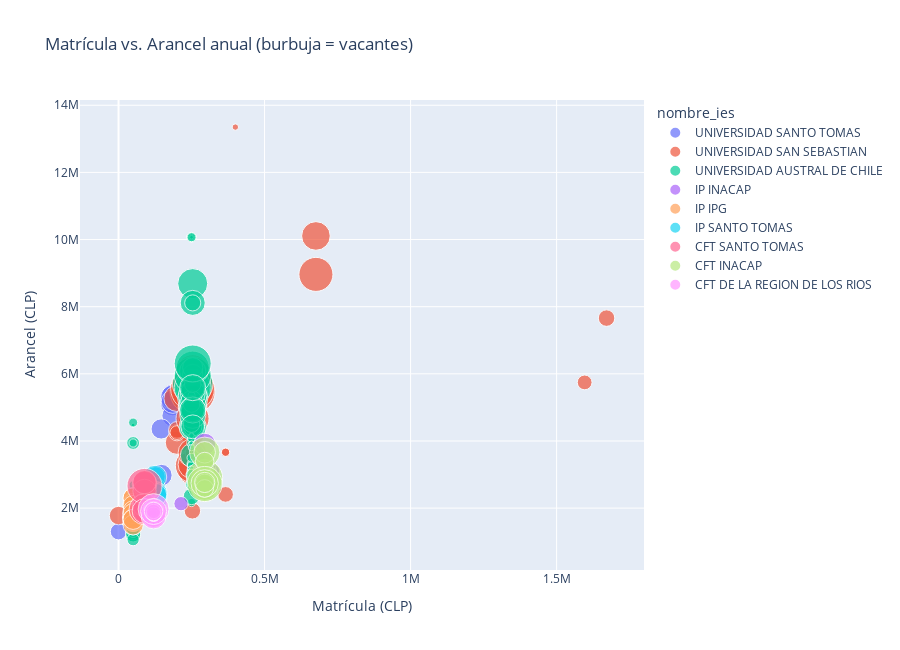

This figure's notebook cell:
### Markdown cell above
## 3. Matrícula vs. arancel — tamaño según vacantes
Analizamos cómo se posicionan los programas en términos de costos de matrícula y arancel anual, ponderando la magnitud de vacantes ofertadas.

### Code cell
fig_scatter = px.scatter(
    los_rios,
    x='matricula_anual',
    y='arancel_anual',
    color='nombre_ies',
    size='total_vacantes',
    hover_name='nombre_carrera',
    title='Matrícula vs. Arancel anual (burbuja = vacantes)',
    labels={'matricula_anual': 'Matrícula (CLP)', 'arancel_anual': 'Arancel (CLP)'},
    height=650,
    size_max=32
)
fig_scatter

### Figure 1 — Plotly figure (JSON) as saved in the notebook; plotly's stock layout.template omitted (floating-point values rounded to 4 significant figures; data arrays with more than 128 entries replaced by an {"elided": "..."} marker saying what was removed)
{"data": [{"hovertemplate": "<b>%{hovertext}</b><br><br>nombre_ies=UNIVERSIDAD SANTO TOMAS<br>Matrícula (CLP)=%{x}<br>Arancel (CLP)=%{y}<br>total_vacantes=%{marker.size}<extra></extra>", "hovertext": ["ENFERMERIA", "KINESIOLOGIA", "TECNOLOGIA MEDICA", "PROGRAMA DE LICENCIATURA DE TRABAJO SOCIAL", "TERAPIA OCUPACIONAL", "PSICOLOGIA", "PSICOLOGIA", "DIPLOMADO EN SALUD INTEGRAL EN ADOLESCENTES", "DERECHO"], "legendgroup": "UNIVERSIDAD SANTO TOMAS", "marker": {"color": "#636efa", "size": [45, 35, 35, 35, 35, 45, 30, 20, 40], "sizemode": "area", "sizeref": 0.1465, "symbol": "circle"}, "mode": "markers", "name": "UNIVERSIDAD SANTO TOMAS", "orientation": "v", "showlegend": true, "type": "scatter", "x": [186000, 186000, 186000, 146000, 186000, 186000, 146000, 0, 186000], "xaxis": "x", "y": [5117000.0, 5244000.0, 5369000.0, 2980000.0, 4749000.0, 5297000.0, 4358000.0, 1300000.0, 5171000.0], "yaxis": "y"}, {"hovertemplate": "<b>%{hovertext}</b><br><br>nombre_ies=UNIVERSIDAD SAN SEBASTIAN<br>Matrícula (CLP)=%{x}<br>Arancel (CLP)=%{y}<br>total_vacantes=%{marker.size}<extra></extra>", "hovertext": ["KINESIOLOGIA", "OBSTETRICIA", "LICENCIATURA EN TRABAJO SOCIAL", "PROGRAMA DE FORMACION PEDAGOGICA PARA LICENCIADOS Y/O PROFESIONALES", "ENFERMERIA", "INGENIERIA EN ADMINISTRACION DE EMPRESAS", "ODONTOLOGIA", "INGENIERIA COMERCIAL", "INGENIERIA COMERCIAL", "DIPLOMADO EN KINESIOLOGIA CARDIORRESPIRATORIA", "PEDAGOGIA EN EDUCACION DIFERENCIAL - PLAN DE PROSECUCION DE ESTUDIOS", "MAGISTER EN DIRECCION GENERAL DE EMPRESAS (MBA)", "MAGISTER EN DIRECCION GENERAL DE EMPRESAS (MBA EXECUTIVE)", "MAGISTER EN EDUCACION UNIVERSITARIA PARA CIENCIAS DE LA SALUD", "NUTRICION Y DIETETICA", "POSTITULO EN PSICOLOGIA JURIDICA EN EL PROCEDIMIENTO DE FAMILIA Y DERECHOS DE LA INFANCIA", "QUIMICA Y FARMACIA", "INGENIERIA CIVIL INFORMATICA", "PSICOLOGIA", "PSICOLOGIA", "LICENCIATURA EN EDUCACION", "MAGISTER EN DIRECCION Y GESTION ESTRATEGICA EN SALUD", "MAGISTER DIRECCION Y GESTION ESTRATEGICA EN SALUD", "FONOAUDIOLOGIA", "DERECHO", "DIPLOMADO EN VINCULACION CON EL MEDIO, TERRITORIO E INNOVACION", "ARQUITECTURA", "MAGISTER EN GESTION DE PERSONAS Y EFECTIVIDAD ORGANIZACIONAL", "INGENIERIA CIVIL INDUSTRIAL", "EDUCACION PARVULARIA, PLAN PROSECUCION DE ESTUDIOS", "ADMINISTRACION PUBLICA", "MAGISTER CLINICO EN AUDIOLOGIA Y EQUILIBRIO", "TERAPIA OCUPACIONAL", "MAGISTER EN DIRECCION PUBLICA Y GOBIERNO", "DOCTORADO EN PSICOLOGIA Y SALUD MENTAL", "DOCTORADO EN FISICA TEORICA", "POSTITULO DE ESPECIALIZACION EN MEDICINA DEL TRABAJO Y DEL AMBIENTE", "MAGISTER EN GESTION DE PERSONAS Y DESARROLLO ORGANIZACIONAL", "PROGRAMA DE FORMACION PEDAGOGICA PARA LICENCIADOS Y/O PROFESIONALES EN EL AREA DE MATEMATICA", "TRABAJO SOCIAL", "BACHILLERATO EN CIENCIAS DE LA SALUD", "MEDICINA", "TECNOLOGIA MEDICA"], "legendgroup": "UNIVERSIDAD SAN SEBASTIAN", "marker": {"color": "#EF553B", "size": [80, 80, 60, 10, 110, 30, 85, 120, 20, 14, 85, 20, 16, 18, 60, 50, 50, 60, 150, 45, 5, 50, 40, 60, 140, 25, 50, 20, 60, 60, 15, 1, 60, 20, 5, 5, 3, 14, 20, 60, 80, 60, 60], "sizemode": "area", "sizeref": 0.1465, "symbol": "circle"}, "mode": "markers", "name": "UNIVERSIDAD SAN SEBASTIAN", "orientation": "v", "showlegend": true, "type": "scatter", "x": [253400, 253400, 252900, 138000, 253400, 252900, 675900, 253400, 252900, 83800, 252900, 1671000, 1596000, 366500, 253400, 68400, 253400, 253400, 253400, 252900, 138000, 200000, 200000, 253400, 253400, 0, 253400, 200000, 253400, 252900, 252900, 261800, 253400, 200000, 366500, 366500, 400000, 200000, 252900, 252900, 253400, 675900, 253400], "xaxis": "x", "y": [6075000.0, 5467000.0, 3119000.0, 2685000.0, 5467000.0, 3680000.0, 8962000.0, 5505000.0, 4100000.0, 1781000.0, 3268000.0, 7660000.0, 5745000.0, 2409000.0, 4662000.0, 1952000.0, 5290000.0, 5299000.0, 5469000.0, 4233000.0, 2674000.0, 5267000.0, 3950000.0, 5001000.0, 5550000.0, 1778000.0, 5299000.0, 4250000.0, 5993000.0, 3299000.0, 3645000.0, 2879000.0, 5014000.0, 4333000.0, 3664000.0, 3664000.0, 13350000.0, 4250000.0, 1920000.0, 3645000.0, 4665000.0, 10110000.0, 5457000.0], "yaxis": "y"}, {"hovertemplate": "<b>%{hovertext}</b><br><br>nombre_ies=UNIVERSIDAD AUSTRAL DE CHILE<br>Matrícula (CLP)=%{x}<br>Arancel (CLP)=%{y}<br>total_vacantes=%{marker.size}<extra></extra>", "hovertext": {"elided": "156 str values"}, "legendgroup": "UNIVERSIDAD AUSTRAL DE CHILE", "marker": {"color": "#00cc96", "size": {"elided": "156 int values"}, "sizemode": "area", "sizeref": 0.1465, "symbol": "circle"}, "mode": "markers", "name": "UNIVERSIDAD AUSTRAL DE CHILE", "orientation": "v", "showlegend": true, "type": "scatter", "x": {"elided": "156 int values"}, "xaxis": "x", "y": {"elided": "156 float values"}, "yaxis": "y"}, {"hovertemplate": "<b>%{hovertext}</b><br><br>nombre_ies=IP INACAP<br>Matrícula (CLP)=%{x}<br>Arancel (CLP)=%{y}<br>total_vacantes=%{marker.size}<extra></extra>", "hovertext": ["INGENIERIA EN CONSTRUCCION", "INGENIERIA AGRICOLA", "CONSTRUCCION CIVIL", "CONSTRUCCION CIVIL", "INGENIERIA EN MANTENIMIENTO INDUSTRIAL", "DISEÑO DE MODA PROFESIONAL", "INGENIERIA ELECTRICA", "INGENIERIA ELECTRICA", "INGENIERIA EN ADMINISTRACION DE EMPRESAS", "INGENIERIA EN ADMINISTRACION DE EMPRESAS", "INGENIERIA EN AUTOMATIZACION Y ROBOTICA", "INGENIERIA EN INFORMATICA", "PLAN ESPECIAL TITULACION INGENIERIA EN INFORMATICA", "INGENIERIA EN MECANICA Y ELECTROMOVILIDAD AUTOMOTRIZ", "ADMINISTRACION GASTRONOMICA", "DISEÑO DIGITAL PROFESIONAL", "INGENIERIA EN MECATRONICA", "INGENIERIA EN MEDIOAMBIENTE Y SUSTENTABILIDAD", "INGENIERIA EN TELECOMUNICACIONES Y SERVICIOS DIGITALES"], "legendgroup": "IP INACAP", "marker": {"color": "#ab63fa", "size": [15, 40, 35, 30, 25, 15, 30, 25, 35, 25, 25, 34, 15, 40, 35, 20, 25, 20, 15], "sizemode": "area", "sizeref": 0.1465, "symbol": "circle"}, "mode": "markers", "name": "IP INACAP", "orientation": "v", "showlegend": true, "type": "scatter", "x": [214000, 295000, 295000, 295000, 295000, 295000, 295000, 295000, 295000, 295000, 295000, 295000, 322000, 295000, 295000, 295000, 295000, 295000, 295000], "xaxis": "x", "y": [2132000.0, 2899000.0, 3013000.0, 3013000.0, 3160000.0, 3388000.0, 3119000.0, 3119000.0, 2877000.0, 2877000.0, 3116000.0, 3039000.0, 3100000.0, 3101000.0, 3905000.0, 3135000.0, 3162000.0, 3085000.0, 3153000.0], "yaxis": "y"}, {"hovertemplate": "<b>%{hovertext}</b><br><br>nombre_ies=IP IPG<br>Matrícula (CLP)=%{x}<br>Arancel (CLP)=%{y}<br>total_vacantes=%{marker.size}<extra></extra>", "hovertext": ["TECNICO DE NIVEL SUPERIOR EN PREVENCION DE RIESGOS", "CONSTRUCCION CIVIL (PLAN CONTINUIDAD)", "TECNICO EN ENFERMERIA DE NIVEL SUPERIOR", "TECNICO DE NIVEL SUPERIOR EN TRABAJO SOCIAL", "INGENIERIA EN ADMINISTRACION DE EMPRESAS NIVEL PROFESIONAL PLAN CONTINUIDAD", "INGENIERIA EN ADMINISTRACION DE EMPRESAS PROFESIONAL", "TECNICO DE NIVEL SUPERIOR EN EDUCACION PARVULARIA", "TECNICO DE NIVEL SUPERIOR EN EDUCACION DIFERENCIAL", "TECNICO DE NIVEL SUPERIOR EN PREVENCION DE RIESGOS", "CONSTRUCCION CIVIL (PLAN CONTINUIDAD)", "TECNICO EN ENFERMERIA DE NIVEL SUPERIOR", "TECNICO EN ENFERMERIA DE NIVEL SUPERIOR", "INGENIERIA EN INFORMATICA", "TECNICO DE NIVEL SUPERIOR EN TRABAJO SOCIAL", "TECNICO DE NIVEL SUPERIOR EN TRABAJO SOCIAL", "TECNICO DE NIVEL SUPERIOR EN EDUCACION BASICA", "INGENIERIA EN ADMINISTRACION DE EMPRESAS PLAN CONTINUIDAD", "INGENIERIA EN ADMINISTRACION DE EMPRESAS PROFESIONAL", "TECNICO DE NIVEL SUPERIOR EN EDUCACION PARVULARIA", "TECNICO DE NIVEL SUPERIOR EN EDUCACION PARVULARIA", "TECNICO DE NIVEL SUPERIOR EN EDUCACION DIFERENCIAL"], "legendgroup": "IP IPG", "marker": {"color": "#FFA15A", "size": [30, 30, 30, 30, 30, 30, 30, 30, 30, 30, 30, 30, 30, 30, 25, 30, 30, 30, 30, 30, 30], "sizemode": "area", "sizeref": 0.1465, "symbol": "circle"}, "mode": "markers", "name": "IP IPG", "orientation": "v", "showlegend": true, "type": "scatter", "x": [50000, 50000, 50000, 50000, 50000, 50000, 50000, 50000, 50000, 50000, 50000, 50000, 50000, 50000, 50000, 50000, 50000, 50000, 50000, 50000, 50000], "xaxis": "x", "y": [1667000.0, 1600000.0, 2300000.0, 1725000.0, 1840000.0, 1840000.0, 1725000.0, 1725000.0, 1737000.0, 1751000.0, 2139000.0, 2300000.0, 2074000.0, 1610000.0, 1610000.0, 1725000.0, 1917000.0, 1840000.0, 1667000.0, 1500000.0, 1667000.0], "yaxis": "y"}, {"hovertemplate": "<b>%{hovertext}</b><br><br>nombre_ies=IP SANTO TOMAS<br>Matrícula (CLP)=%{x}<br>Arancel (CLP)=%{y}<br>total_vacantes=%{marker.size}<extra></extra>", "hovertext": ["TECNICO EN DISEÑO DE VIDEOJUEGOS", "INGENIERIA EN ADMINISTRACION DE EMPRESAS", "INGENIERIA EN ADMINISTRACION DE EMPRESAS", "ADMINISTRACION PUBLICA", "DISEÑO GRAFICO", "SERVICIO SOCIAL", "SERVICIO SOCIAL", "SERVICIO SOCIAL", "SERVICIO SOCIAL", "INGENIERIA EN INFORMATICA", "INGENIERIA EN INFORMATICA"], "legendgroup": "IP SANTO TOMAS", "marker": {"color": "#19d3f3", "size": [30, 40, 5, 35, 40, 45, 1, 45, 1, 40, 1], "sizemode": "area", "sizeref": 0.1465, "symbol": "circle"}, "mode": "markers", "name": "IP SANTO TOMAS", "orientation": "v", "showlegend": true, "type": "scatter", "x": [125000, 125000, 125000, 125000, 125000, 125000, 125000, 125000, 125000, 125000, 125000], "xaxis": "x", "y": [2934000.0, 2246000.0, 2246000.0, 2580000.0, 2927000.0, 2403000.0, 2403000.0, 2427000.0, 2427000.0, 2395000.0, 2395000.0], "yaxis": "y"}, {"hovertemplate": "<b>%{hovertext}</b><br><br>nombre_ies=CFT SANTO TOMAS<br>Matrícula (CLP)=%{x}<br>Arancel (CLP)=%{y}<br>total_vacantes=%{marker.size}<extra></extra>", "hovertext": ["TECNICO JURIDICO", "PREPARADOR FISICO", "TECNICO EN LABORATORIO CLINICO BANCO DE SANGRE E IMAGENOLOGIA", "TECNICO EN ENFERMERIA GINECO-OBSTETRICA Y NEONATAL", "TECNICO EN ADMINISTRACION", "TECNICO EN ENFERMERIA Y PROCEDIMIENTOS DE APOYO A LA REHABILITACION", "TECNICO EN FARMACIA", "LABORATORISTA DENTAL", "TECNICO EN EDUCACION PARVULARIA 1° Y 2° BASICO", "TECNICO EN ENFERMERIA", "TECNICO EN EDUCACION ESPECIAL"], "legendgroup": "CFT SANTO TOMAS", "marker": {"color": "#FF6692", "size": [30, 45, 40, 45, 40, 40, 40, 40, 70, 90, 45], "sizemode": "area", "sizeref": 0.1465, "symbol": "circle"}, "mode": "markers", "name": "CFT SANTO TOMAS", "orientation": "v", "showlegend": true, "type": "scatter", "x": [89000, 89000, 89000, 89000, 89000, 89000, 89000, 89000, 89000, 89000, 89000], "xaxis": "x", "y": [1857000.0, 2099000.0, 2738000.0, 2718000.0, 2093000.0, 2756000.0, 2512000.0, 2775000.0, 1965000.0, 2660000.0, 1913000.0], "yaxis": "y"}, {"hovertemplate": "<b>%{hovertext}</b><br><br>nombre_ies=CFT INACAP<br>Matrícula (CLP)=%{x}<br>Arancel (CLP)=%{y}<br>total_vacantes=%{marker.size}<extra></extra>", "hovertext": ["TECNICO EN FARMACIA", "TECNICO EN CONSTRUCCION", "TECNICO EN CONSTRUCCION", "TECNICO EN ELECTRICIDAD INDUSTRIAL", "TECNICO EN ELECTRICIDAD INDUSTRIAL", "ADMINISTRACION DE EMPRESAS", "ADMINISTRACION DE EMPRESAS", "HOTELERIA Y SERVICIOS", "TECNICO EN AUTOMATIZACION Y ROBOTICA", "TECNICO EN MECANICA Y ELECTROMOVILIDAD AUTOMOTRIZ", "TECNICO EN MECANICA Y ELECTROMOVILIDAD AUTOMOTRIZ", "GASTRONOMIA", "GASTRONOMIA", "TECNICO AGRICOLA", "TECNICO EN MECATRONICA", "TECNICO EN MEDIOAMBIENTE Y SUSTENTABILIDAD", "TECNICO EN TOPOGRAFIA Y GEOMATICA", "DISEÑO DIGITAL Y WEB", "TECNICO EN MANTENIMIENTO INDUSTRIAL", "TECNICO EN PREVENCION DE RIESGOS Y GESTION DE EMERGENCIA", "GESTION TURISTICA", "PRODUCCION DE MODA Y TECNOLOGIA", "TECNICO EN ENFERMERIA", "ANALISTA PROGRAMADOR", "ANALISTA PROGRAMADOR", "CONTABILIDAD GENERAL", "TECNICO EN LOGISTICA"], "legendgroup": "CFT INACAP", "marker": {"color": "#B6E880", "size": [38, 25, 30, 50, 30, 55, 45, 33, 15, 95, 30, 68, 34, 35, 15, 10, 25, 20, 15, 35, 35, 25, 90, 55, 25, 23, 30], "sizemode": "area", "sizeref": 0.1465, "symbol": "circle"}, "mode": "markers", "name": "CFT INACAP", "orientation": "v", "showlegend": true, "type": "scatter", "x": [295000, 295000, 295000, 295000, 295000, 295000, 295000, 295000, 295000, 295000, 295000, 295000, 295000, 295000, 295000, 295000, 295000, 295000, 295000, 295000, 295000, 295000, 295000, 295000, 295000, 295000, 295000], "xaxis": "x", "y": [2637000.0, 2762000.0, 2762000.0, 2938000.0, 2938000.0, 2601000.0, 2601000.0, 2898000.0, 2842000.0, 2902000.0, 2902000.0, 3663000.0, 3663000.0, 2780000.0, 2929000.0, 2855000.0, 2706000.0, 2809000.0, 2927000.0, 2719000.0, 2705000.0, 3388000.0, 2719000.0, 2738000.0, 2738000.0, 2585000.0, 2765000.0], "yaxis": "y"}, {"hovertemplate": "<b>%{hovertext}</b><br><br>nombre_ies=CFT DE LA REGION DE LOS RIOS<br>Matrícula (CLP)=%{x}<br>Arancel (CLP)=%{y}<br>total_vacantes=%{marker.size}<extra></extra>", "hovertext": ["TECNICO DE NIVEL SUPERIOR EN COMUNICACION AUDIOVISUAL", "TECNICO DE NIVEL SUPERIOR EN INFORMATICA Y DATA SCIENCE", "TECNICO DE NIVEL SUPERIOR EN INFORMATICA Y DATA SCIENCE", "TECNICO DE NIVEL SUPERIOR EN REFRIGERACION Y CLIMATIZACION", "TECNICO DE NIVEL SUPERIOR EN ADMINISTRACION PUBLICA PRIVADA", "TECNICO DE NIVEL SUPERIOR EN ADMINISTRACION PUBLICA PRIVADA", "TECNICO DE NIVEL SUPERIOR EN PODOLOGIA CLINICA", "TECNICO DE NIVEL SUPERIOR EN PODOLOGIA CLINICA", "TECNICO DE NIVEL SUPERIOR EN AGROINDUSTRIA E INNOVACION ALIMENTARIA", "TECNICO DE NIVEL SUPERIOR EN AGROINDUSTRIA E INNOVACION ALIMENTARIA", "TECNICO DE NIVEL SUPERIOR EN AUTOMATIZACION", "TECNICO DE NIVEL SUPERIOR EN ELECTRICIDAD MENCION ENERGIAS RENOVABLES", "TECNICO DE NIVEL SUPERIOR EN ELECTRICIDAD MENCION ENERGIAS RENOVABLES", "TECNICO DE NIVEL SUPERIOR EN TURISMO DE INTERESES ESPECIALES", "TECNICO DE NIVEL SUPERIOR EN CONSTRUCCION MENCION EFICIENCIA ENERGETICA", "TECNICO DE NIVEL SUPERIOR EN CONSTRUCCION MENCION EFICIENCIA ENERGETICA", "TECNICO DE NIVEL SUPERIOR EN COMUNICACION AUDIOVISUAL", "TECNICO DE NIVEL SUPERIOR EN INFORMATICA Y DATA SCIENCE", "TECNICO DE NIVEL SUPERIOR EN INFORMATICA Y DATA SCIENCE", "TECNICO DE NIVEL SUPERIOR EN ADMINISTRACION PUBLICA PRIVADA", "TECNICO DE NIVEL SUPERIOR EN ADMINISTRACION PUBLICA PRIVADA", "TECNICO DE NIVEL SUPERIOR EN ELECTRICIDAD MENCION ENERGIAS RENOVABLES", "TECNICO DE NIVEL SUPERIOR EN ELECTRICIDAD MENCION ENERGIAS RENOVABLES", "TECNICO DE NIVEL SUPERIOR EN TURISMO DE INTERESES ESPECIALES", "TECNICO DE NIVEL SUPERIOR EN CONSTRUCCION MENCION EFICIENCIA ENERGETICA", "TECNICO DE NIVEL SUPERIOR EN CONSTRUCCION MENCION EFICIENCIA ENERGETICA", "TECNICO DE NIVEL SUPERIOR EN INFORMATICA Y DATA SCIENCE", "TECNICO DE NIVEL SUPERIOR EN INFORMATICA Y DATA SCIENCE", "TECNICO DE NIVEL SUPERIOR EN ENFERMERIA", "TECNICO DE NIVEL SUPERIOR EN ADMINISTRACION PUBLICA PRIVADA", "TECNICO DE NIVEL SUPERIOR EN ADMINISTRACION PUBLICA PRIVADA", "TECNICO DE NIVEL SUPERIOR EN PODOLOGIA CLINICA", "TECNICO DE NIVEL SUPERIOR EN PODOLOGIA CLINICA", "TECNICO DE NIVEL SUPERIOR EN ELECTRICIDAD MENCION ENERGIAS RENOVABLES", "TECNICO DE NIVEL SUPERIOR EN ELECTRICIDAD MENCION ENERGIAS RENOVABLES", "TECNICO DE NIVEL SUPERIOR EN CONSTRUCCION MENCION EFICIENCIA ENERGETICA", "TECNICO DE NIVEL SUPERIOR EN CONSTRUCCION MENCION EFICIENCIA ENERGETICA", "TECNICO DE NIVEL SUPERIOR EN COMUNICACION AUDIOVISUAL", "TECNICO DE NIVEL SUPERIOR EN REFRIGERACION Y CLIMATIZACION", "TECNICO DE NIVEL SUPERIOR EN REFRIGERACION Y CLIMATIZACION", "TECNICO DE NIVEL SUPERIOR EN ADMINISTRACION PUBLICA PRIVADA", "TECNICO DE NIVEL SUPERIOR EN ADMINISTRACION PUBLICA PRIVADA", "TECNICO DE NIVEL SUPERIOR EN AGROINDUSTRIA E INNOVACION ALIMENTARIA", "TECNICO DE NIVEL SUPERIOR EN AGROINDUSTRIA E INNOVACION ALIMENTARIA", "TECNICO DE NIVEL SUPERIOR EN ELECTRICIDAD MENCION ENERGIAS RENOVABLES", "TECNICO DE NIVEL SUPERIOR EN ELECTRICIDAD MENCION ENERGIAS RENOVABLES", "TECNICO DE NIVEL SUPERIOR EN TURISMO DE INTERESES ESPECIALES", "TECNICO DE NIVEL SUPERIOR EN TURISMO DE INTERESES ESPECIALES", "TECNICO DE NIVEL SUPERIOR EN CONSTRUCCION MENCION EFICIENCIA ENERGETICA", "TECNICO DE NIVEL SUPERIOR EN CONSTRUCCION MENCION EFICIENCIA ENERGETICA"], "legendgroup": "CFT DE LA REGION DE LOS RIOS", "marker": {"color": "#FF97FF", "size": [15, 15, 15, 20, 20, 25, 25, 30, 15, 25, 20, 15, 30, 20, 15, 25, 20, 15, 15, 20, 35, 15, 40, 20, 15, 25, 15, 15, 70, 20, 35, 25, 30, 15, 30, 15, 25, 15, 20, 30, 15, 45, 15, 20, 15, 50, 15, 15, 15, 25], "sizemode": "area", "sizeref": 0.1465, "symbol": "circle"}, "mode": "markers", "name": "CFT DE LA REGION DE LOS RIOS", "orientation": "v", "showlegend": true, "type": "scatter", "x": [120000, 120000, 120000, 120000, 120000, 120000, 120000, 120000, 120000, 120000, 120000, 120000, 120000, 120000, 120000, 120000, 120000, 120000, 120000, 120000, 120000, 120000, 120000, 120000, 120000, 120000, 120000, 120000, 120000, 120000, 120000, 120000, 120000, 120000, 120000, 120000, 120000, 120000, 120000, 120000, 120000, 120000, 120000, 120000, 120000, 120000, 120000, 120000, 120000, 120000], "xaxis": "x", "y": [1970000.0, 1900000.0, 1900000.0, 1900000.0, 1750000.0, 1750000.0, 1970000.0, 1970000.0, 1900000.0, 1900000.0, 1900000.0, 1900000.0, 1900000.0, 1820000.0, 1900000.0, 1900000.0, 1970000.0, 1900000.0, 1900000.0, 1750000.0, 1750000.0, 1900000.0, 1900000.0, 1820000.0, 1900000.0, 1900000.0, 1900000.0, 1900000.0, 1970000.0, 1750000.0, 1750000.0, 1970000.0, 1970000.0, 1900000.0, 1900000.0, 1900000.0, 1900000.0, 1970000.0, 1900000.0, 1900000.0, 1750000.0, 1750000.0, 1900000.0, 1900000.0, 1900000.0, 1900000.0, 1820000.0, 1820000.0, 1900000.0, 1900000.0], "yaxis": "y"}], "layout": {"height": 650, "legend": {"itemsizing": "constant", "title": {"text": "nombre_ies"}, "tracegroupgap": 0}, "title": {"text": "Matrícula vs. Arancel anual (burbuja = vacantes)"}, "xaxis": {"anchor": "y", "domain": [0, 1], "title": {"text": "Matrícula (CLP)"}}, "yaxis": {"anchor": "x", "domain": [0, 1], "title": {"text": "Arancel (CLP)"}}}}
